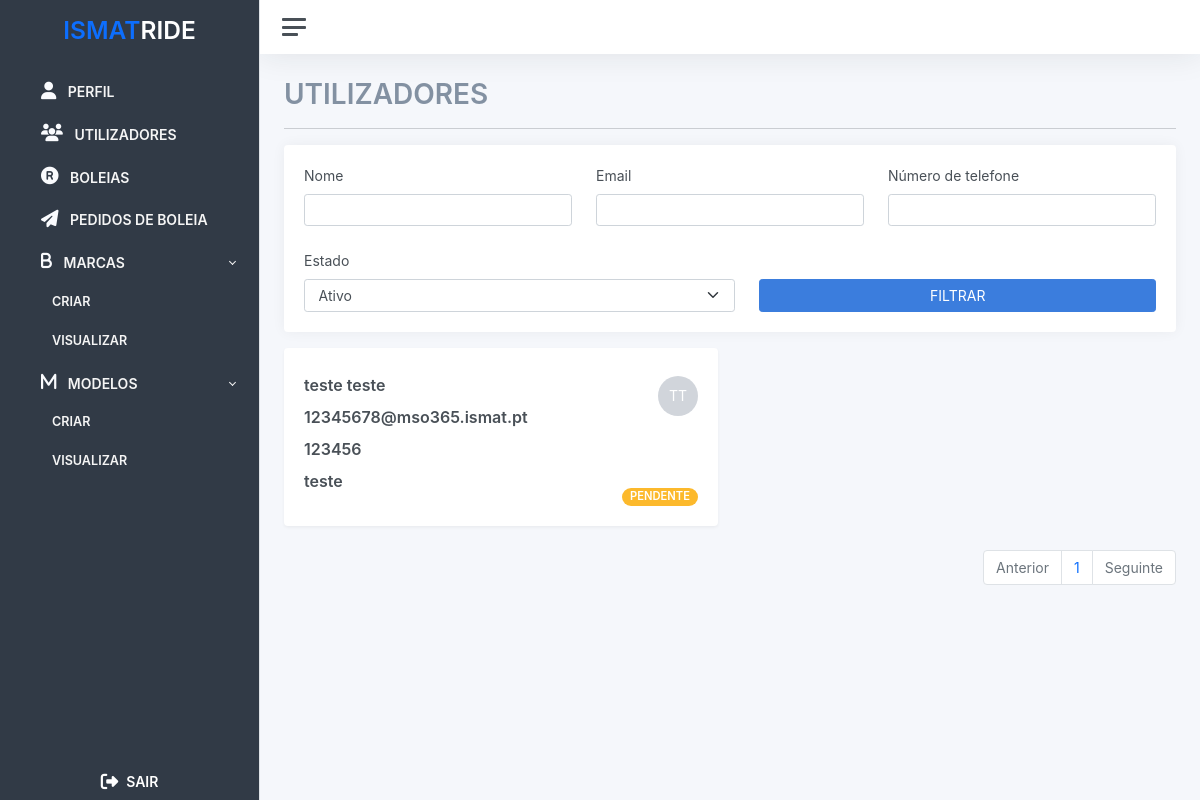
The page /admin/users/list (signed in) on the database as committed earlier.
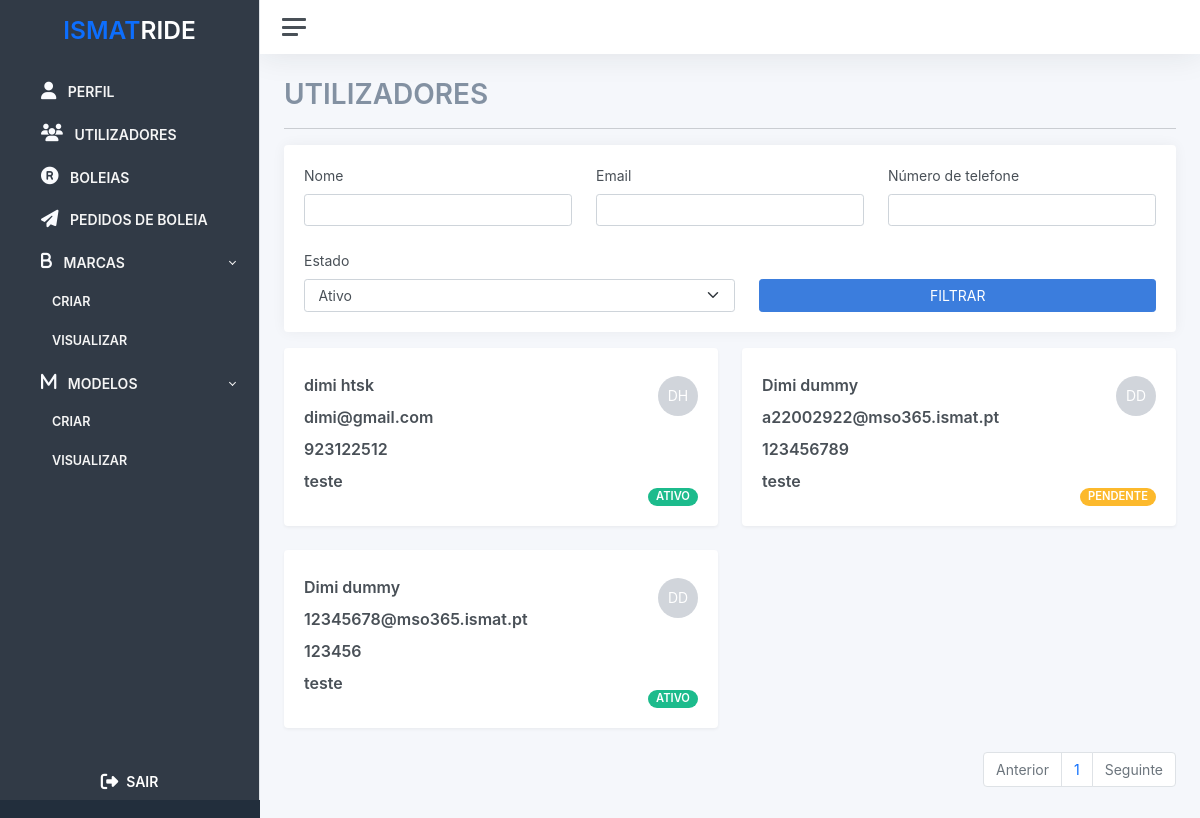
The same page on the database as committed later.
### src/users/users.py (models this page shows, shortened)
class User(db.Model, UserMixin):
	id = db.Column(db.Integer, primary_key=True)
	email = db.Column(db.String(255), unique=True)
	password = db.Column(db.Unicode(80))
	username = db.Column(db.String(50))
	status = db.Column(db.String(20))
	first_name = db.Column(db.String(100))
	last_name = db.Column(db.String(100))
	student_number = db.Column(db.String(50))
	phone_number = db.Column(db.String(100))
	type = db.Column(db.String(20))
	def get_initials(self):
		first_name_initial = str.upper(self.first_name[0])
		last_name_initial = str.upper(self.last_name[0])
		return f'{first_name_initial}{last_name_initial}'

### src/admin/routes.py (the view)
@admin_bp.route('/users/list', methods = [ 'GET' ])
@login_required
def list_users():
    page = request.args.get('page', 1, type=int)
    query = User.query.filter(User.type == "Student")
    if request.args.get("name"):
        query = query.filter(or_(
            User.first_name.contains(request.args.get("name")),
            User.last_name.contains(request.args.get("name"))
            ))
    if request.args.get("email"):
        query = query.filter(
            User.email.contains(request.args.get("email")))
    if request.args.get("number"):
        query = query.filter(
            User.phone_number.contains(request.args.get("number")))
    if request.args.get("status"):
        query = query.filter(User.status == request.args.get("status"))
    query = query.paginate(page=page, per_page=ITEMS_PER_PAGE)
    response = {'items': list(), 'iter_pages': query.iter_pages, 'page': page, 'pages': query.pages, 'next_num': query.next_num}
    user_list_dto = list()
    for user in query:
        user_list_dto.append(
            UserListDto(user.email, f'{user.first_name} {user.last_name}', user.phone_number, "teste", user.status, user.get_initials())
        )
    response['items'] = user_list_dto
    if user_list_dto.__len__() == 0:
        return(render_template("admin/no_data.html"))
    return render_template('admin/users.html', user_list=response)

### src/templates/admin/users.html (shortened to what the changed rows need)
{% extends 'base/base.html' %}  {% block container_title %} UTILIZADORES {% endblock container_title %} {%block content %}
<div class="row justify-content-start">
  {% for user in user_list['items'] %}
  <div class="col-12 col-md-6 col-lg-6">
    <div class="card shadow">
      <div class="card-body">
        <div class="row align-items-center justify-content-md-center">
          <div class="col-12 col-sm-8 col-md-12 col-lg-12 col-xl-8">
            <div class="row align-items-center mb-2">
              <div class="col">
                <span class="fw-bold font-16px">{{ user.full_name }}</span>
              </div>
            </div>
            <div class="row align-items-center mb-2">
              <div class="col-12">
                <span class="font-16px fw-bold">{{ user.email }}</span>
              </div>
            </div>
            <div class="row align-items-center mb-2">
              <div class="col-12">
                <span class="font-16px fw-bold">{{ user.phone_number }}</span>
              </div>
            </div>
            <div class="row align-items-center mb-2">
              <div class="col-12">
                <span class="font-16px fw-bold">{{ user.student_number }}</span>
              </div>
            </div>
          </div>
          <div class="col-12 col-sm-4 col-md-12 col-lg-12 col-xl-4 mt-2">
            <div class="row">
              <div
                class="col-12 mb-lg-3 mb-xl-6 mb-3 mb-md-3 mb-sm-6 d-flex justify-content-sm-end justify-content-md-start justify-content-lg-start justify-content-xl-end"
              >
                <div class="initial-avatar text-end">{{user.initials}}</div>
              </div>
              <div
                class="col-12 d-flex justify-content-sm-end justify-content-md-start justify-content-lg-start justify-content-xl-end"
              >
                {% if user.status == 'Active' %}
                <span class="badge rounded-pill bg-success font-14px ps-2 pe-2"
                  >ATIVO</span
                >
                {% endif %}  {% if user.status == 'Pending' %}
                <span class="badge rounded-pill bg-warning font-14px ps-2 pe-2"
                  >PENDENTE</span
                >
                {% endif %}
              </div>
            </div>
          </div>
        </div>
      </div>
    </div>
  </div>
  {% endfor %}
  <div
    class="d-flex align-items-center justify-content-center justify-content-md-end"
  >
    <ul class="pagination">
      {% for page_num in user_list.iter_pages(left_edge=1, right_edge=1,
      left_current=1, right_current=2) %} {% if page_num %} {% if user_list.page
      == page_num %}
      <li class="page-item">
        <a
          href="{{ url_for('admin.list_users', page=page_num) }}"
          class="page-link"
        >
          {{ page_num }}
        </a>
      </li>
      {% endif %} {% else %} ... {% endif %} {% endfor %}
    </ul>
  </div>
</div>
{% endblock content %}

Rows that differ between the two databases and show on the page:
now on this page (row edited): User: full_name "dimi htsk", email "dimi@gmail.com", phone_number "923122512", student_number "teste", initials "DH", status "ATIVO"
now on this page (row edited): User: full_name "Dimi dummy", email "a22002922@mso365.ismat.pt", phone_number "123456789", student_number "teste", initials "DD", status "PENDENTE"
changed User "12345678@mso365.ismat.pt": full_name "teste teste" → "Dimi dummy"; initials "TT" → "DD"; status "PENDENTE" → "ATIVO"
